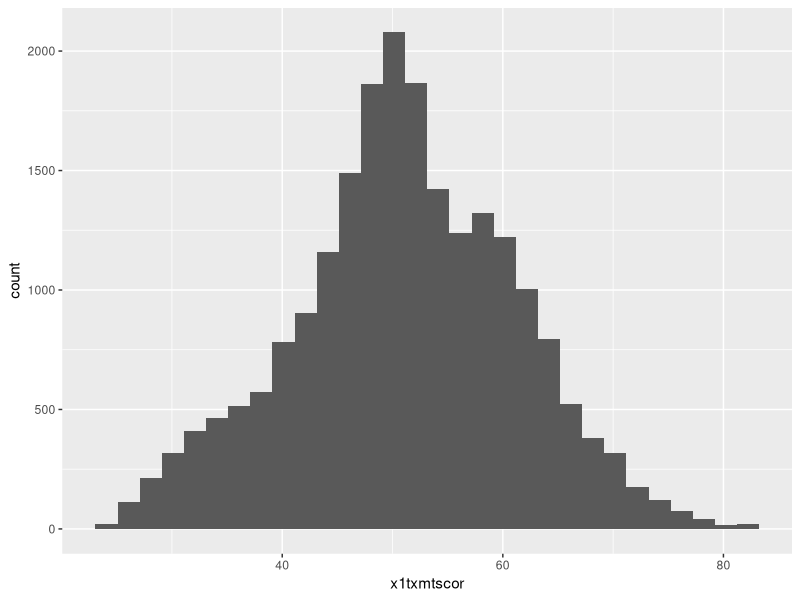
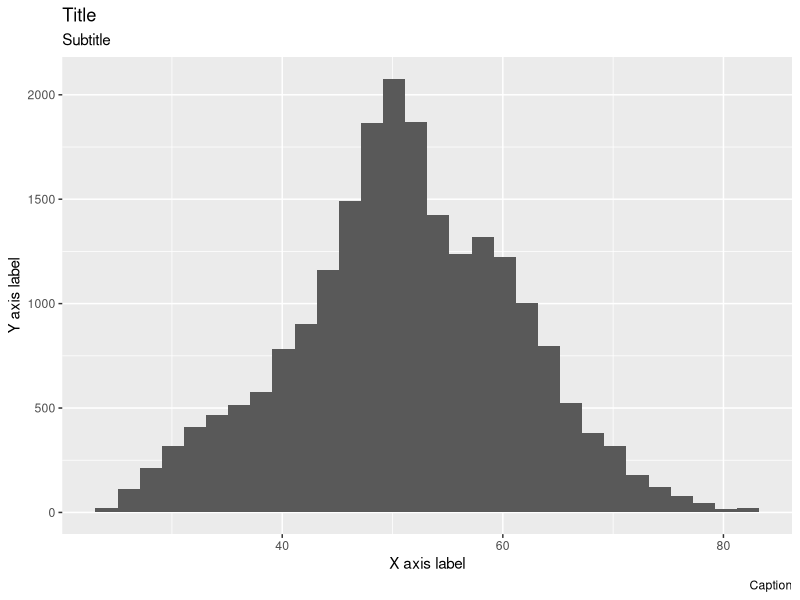
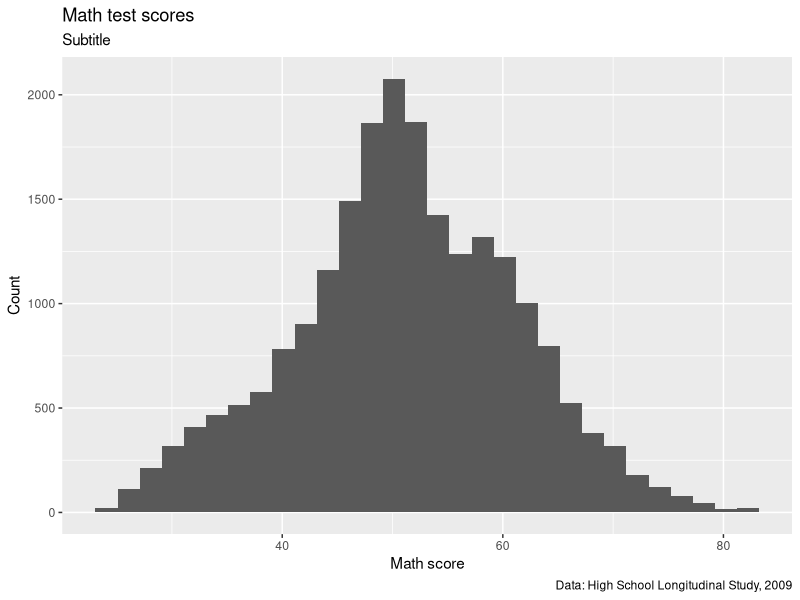
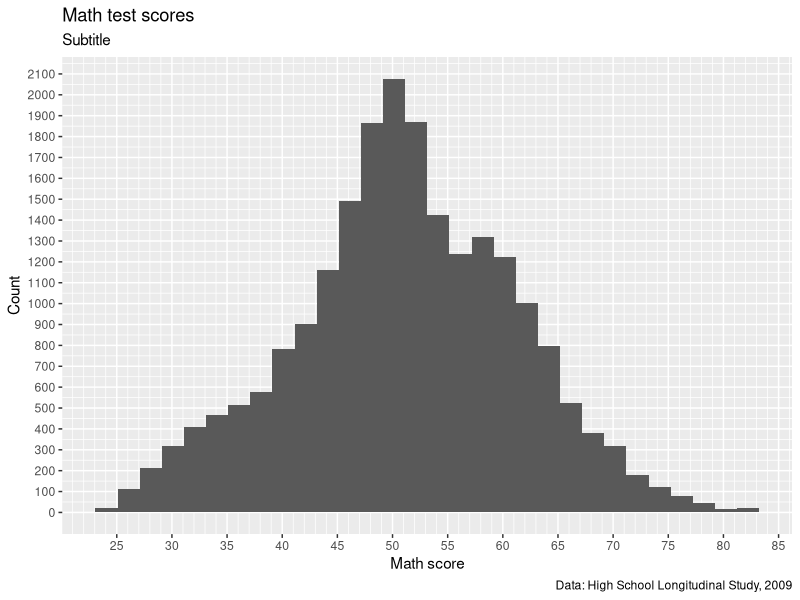
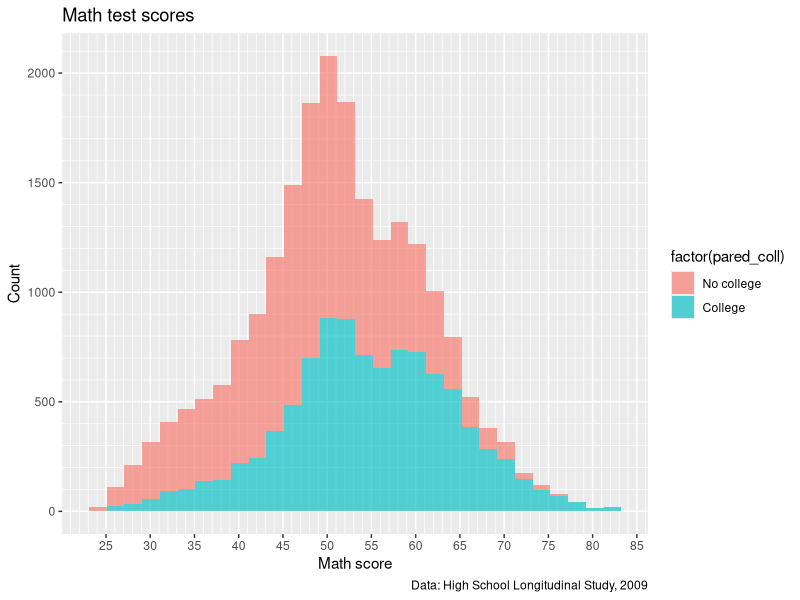
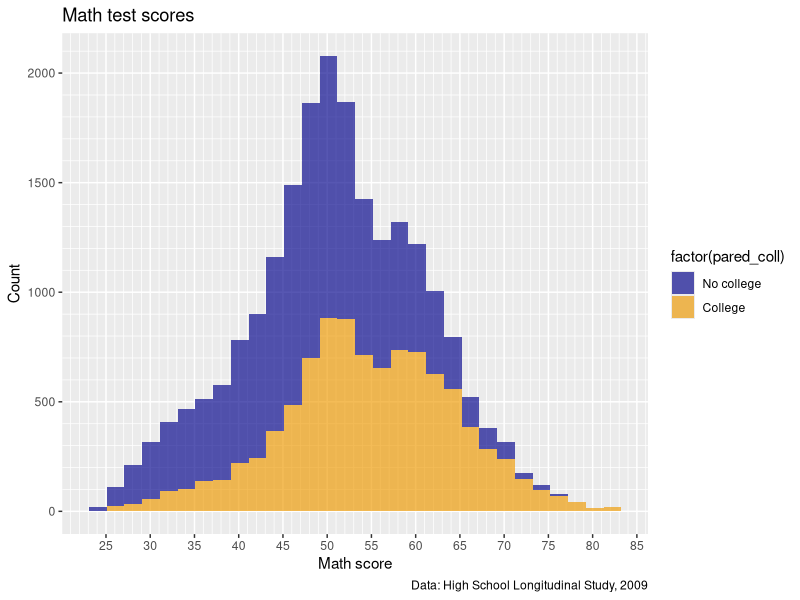
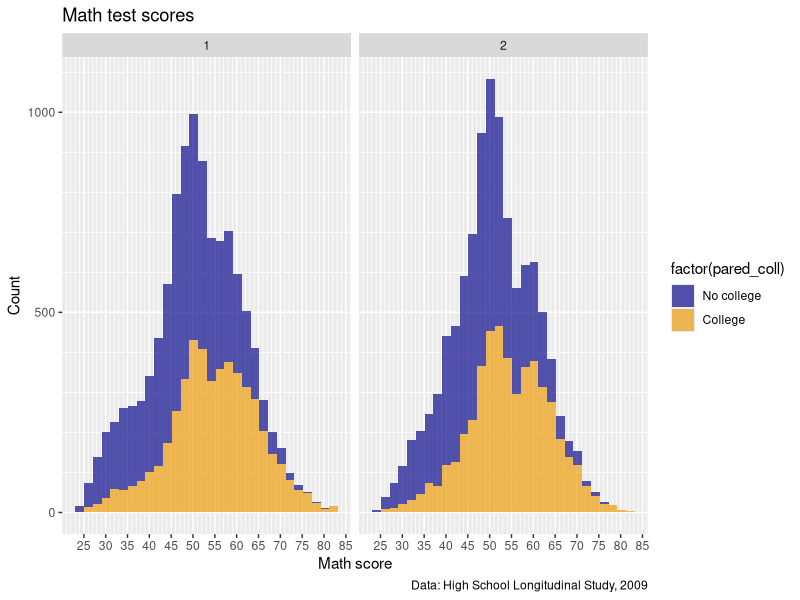
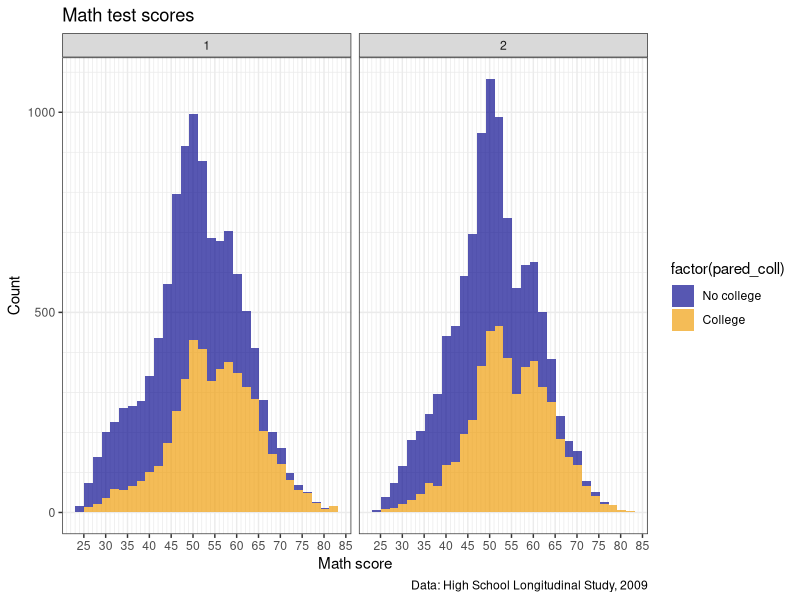

The R source for these figures, in order:
## -----------------------------------------------------------------------------
##
##' [PROJ: EDH 7916]
##' [FILE: Data visualization with ggplot2 - Customization]
##' [INIT: 9 March 2020]
##' [AUTH: Benjamin Skinner @btskinner]
##' [EDIT: Matt Capaldi @ttalVlatt]
##' [EDIT: Jue Wu]
##' [UPDT: 29 January 2025]
##
## -----------------------------------------------------------------------------

## ---------------------------
##' [Libraries]
## ---------------------------

library(tidyverse)
library(patchwork)

## ---------------------------
##' [Input data]
## ---------------------------

data <- read_csv(file.path("data", "hsls-small.csv"))

## -----------------------------------------------------------------------------
##' [Initial plain plot]
## -----------------------------------------------------------------------------

## Drop missing values for math test score
data <- data |>
  filter(x1txmtscor != -8)

## create histogram using ggplot
p <- ggplot(data = data) +
  geom_histogram(mapping = aes(x = x1txmtscor))

## show
p

## -----------------------------------------------------------------------------
##' [Titles and captions]
## -----------------------------------------------------------------------------

## Add placeholder titles/labels/captions
p <- p +
  labs(title = "Title",
       subtitle = "Subtitle",
       caption = "Caption",
       x = "X axis label",
       y = "Y axis label")

## show 
p

## create histogram using ggplot
p <- p +
  labs(title = "Math test scores",
       caption = "Data: High School Longitudinal Study, 2009",
       x = "Math score",
       y = "Count")

## show 
p



## -----------------------------------------------------------------------------
##' [Axis formatting]
## -----------------------------------------------------------------------------

## create histogram using ggplot
p <- p +
    scale_x_continuous(breaks = seq(from = 0, to = 100, by = 5),
                     minor_breaks = seq(from = 0, to = 100, by = 1)) +
  scale_y_continuous(breaks = seq(from = 0, to = 2500, by = 100),
                     minor_breaks = seq(from = 0, to = 2500, by = 50))

## show 
p

p <- p +
    scale_y_continuous(breaks = seq(from = 0, to = 2500, by = 500),
                     minor_breaks = seq(from = 0, to = 2500, by = 100))


## -----------------------------------------------------------------------------
##' [Legend labels]
## -----------------------------------------------------------------------------

## add indicator that == 1 if either parent has any college
data <- data |>
  mutate(pared_coll = ifelse(x1paredu >= 3, 1, 0),
         pared_coll = factor(pared_coll,
                             levels = c(0,1),
                             labels = c("No college", "College")))


p2 <- ggplot(data = data) +
  geom_histogram(mapping = aes(x = x1txmtscor,
                               fill = factor(pared_coll)),
                 alpha = 0.66) +
  ## Below here is just what we had added to p in previous steps
  labs(title = "Math test scores",
       caption = "Data: High School Longitudinal Study, 2009",
       x = "Math score",
       y = "Count") +
      scale_x_continuous(breaks = seq(from = 0, to = 100, by = 5),
                     minor_breaks = seq(from = 0, to = 100, by = 1)) +
    scale_y_continuous(breaks = seq(from = 0, to = 2500, by = 500),
                     minor_breaks = seq(from = 0, to = 2500, by = 100))

## show 
p2



## ---------------------------
##' [Color Scales]
## ---------------------------

## create histogram using ggplot
p2 <- p2 +
  scale_fill_manual(values = c("blue4", "orange2"))

## show 
p2

## Add a facet wrap for region
p2 <- p2 +
  facet_wrap(~x1sex)

## show 
p2





## -----------------------------------------------------------------------------
##' [Preset themes]
## -----------------------------------------------------------------------------

## create histogram using ggplot
p2 <- p2 +
  theme_bw()

## show 
p2


p2 <- p2 +
  theme_linedraw()

## show 
p2


p2 <- p2 +
  theme(axis.ticks.x = element_line(linewidth = 0.8,
                                    lineend = "round"))

## show 
p2

## -----------------------------------------------------------------------------
##' [Multiple plots with patchwork]
## -----------------------------------------------------------------------------

## Make a nice looking second plot of math scores by by parental education
p3 <- ggplot(data) +
  geom_boxplot(mapping = aes(x = pared_coll,
                             y = x1txmtscor,
                             fill = pared_coll),
               alpha = 0.66) +
  scale_fill_viridis_d(option = "magma", begin = 0.2, end = 0.8) +
  labs(x = NULL,
       y = "Math Score",
       fill = "Parental Education") +
  theme_linedraw()

## show
p3

## use plus sign for side by side
p2 + p3

p2 / p3

p2 <- p2 +
  scale_fill_viridis_d(option = "magma", begin = 0.2, end = 0.8)

p2 / p3

p2 / p3 + plot_layout(design = "AAAAA
                                #BBB#")

p2 / p3 + guide_area() + plot_layout(design = "AAAAA
                                               BBBCC",
                                     guides= "collect")



p2 / p3 + guide_area() + plot_layout(design = "AAAAA
                                               BBBCC",
                                     guides= "collect") +
  plot_annotation(title = "Math Test Scores Differences by Parental Education",
                  caption = "Data: High School Longitudinal Study, 2009")

patch <- p2 / p3 + guide_area() + plot_layout(design = "AAAAA
                                               BBBCC",
                                     guides= "collect") +
  plot_annotation(title = "Math Test Scores Differences by Parental Education",
                  caption = "Data: High School Longitudinal Study, 2009")


## -----------------------------------------------------------------------------
##' *END SCRIPT*
## -----------------------------------------------------------------------------

# NA
